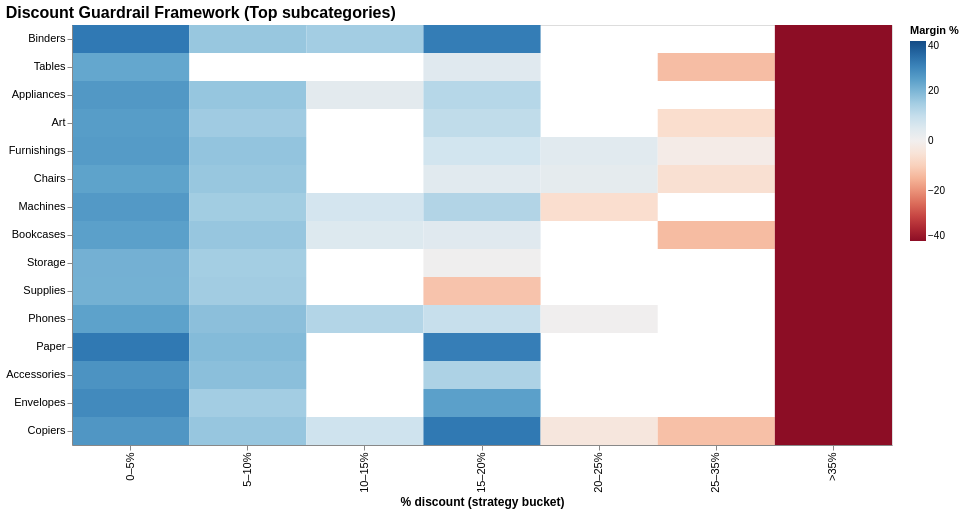

The code cell stored with this chart in its notebook:
### Code cell
# =========================
# Discount Guardrail Heatmap (Altair) — POLISHED VERSION
# Upgrades:
# 1) Strategy bins: 0–5, 5–10, 10–15, 15–20, 20–25, 25–35, >35
# 2) Stable cells only (min orders/sales)
# 3) Diverging color centered at 0 + CLAMP domain to avoid outliers dominating
# 4) Sort subcategories by sensitivity at >35% (worst first)
# =========================

import numpy as np
import pandas as pd
import altair as alt

alt.data_transformers.disable_max_rows()

df_f = df.copy()
df_f["discount"] = pd.to_numeric(df_f["discount"], errors="coerce")

# ---- 1) bins ----
bins   = [0, 0.05, 0.10, 0.15, 0.20, 0.25, 0.35, 1.00]
labels = ["0–5%", "5–10%", "10–15%", "15–20%", "20–25%", "25–35%", ">35%"]

df_f["disc_bin"] = pd.cut(df_f["discount"], bins=bins, labels=labels, include_lowest=True)

# ---- 2) aggregate ----
disc = (
    df_f.groupby(["sub_category", "disc_bin"], as_index=False)
        .agg(
            sales=("sales", "sum"),
            profit=("profit", "sum"),
            orders=("order_id", "nunique"),
        )
)

disc["margin_pct"] = np.where(disc["sales"] != 0, disc["profit"] / disc["sales"] * 100, np.nan)
disc = disc.dropna(subset=["margin_pct", "disc_bin"])

# ---- 3) stability filter (tune as needed) ----
MIN_ORDERS = 20
MIN_SALES  = 3000
disc = disc[(disc["orders"] >= MIN_ORDERS) & (disc["sales"] >= MIN_SALES)].copy()

# ---- 4) keep Top subcats by sales (avoid clutter) ----
TOP_N = 15
top_subcats = (
    df_f.groupby("sub_category")["sales"].sum()
        .sort_values(ascending=False)
        .head(TOP_N)
        .index
)
disc_top = disc[disc["sub_category"].isin(top_subcats)].copy()

# Altair-safe (no category/interval issues)
disc_top["disc_bin"] = disc_top["disc_bin"].astype(str)

# ---- 5) sort rows by sensitivity in >35% bucket (worst margin first) ----
sens = disc_top[disc_top["disc_bin"] == ">35%"][["sub_category", "margin_pct"]].copy()

if len(sens) > 0:
    row_order = sens.sort_values("margin_pct")["sub_category"].tolist()
else:
    # fallback: sort by total sales desc if >35% has no data
    row_order = (
        df_f.groupby("sub_category")["sales"].sum()
            .loc[top_subcats]
            .sort_values(ascending=False)
            .index
            .tolist()
    )

# ---- 6) polished heatmap ----
# CLAMP domain so one extreme (e.g. -80%) doesn't flatten everything
CLAMP = 40  # show -40% to +40% clearly
disc_top["margin_clamped"] = disc_top["margin_pct"].clip(-CLAMP, CLAMP)

heatmap = (
    alt.Chart(disc_top)
    .mark_rect()
    .encode(
        x=alt.X("disc_bin:N", sort=labels, title="% discount (strategy bucket)"),
        y=alt.Y("sub_category:N", sort=row_order, title=None),
        color=alt.Color(
            "margin_clamped:Q",
            title="Margin %",
            scale=alt.Scale(scheme="redblue", domain=[-CLAMP, CLAMP], domainMid=0)
        ),
        tooltip=[
            alt.Tooltip("sub_category:N", title="Subcategory"),
            alt.Tooltip("disc_bin:N", title="Discount bucket"),
            alt.Tooltip("orders:Q", format=",.0f", title="# Orders"),
            alt.Tooltip("sales:Q", format=",.0f", title="Sales"),
            alt.Tooltip("profit:Q", format=",.0f", title="Profit"),
            alt.Tooltip("margin_pct:Q", format=".2f", title="Margin % (raw)"),
        ]
    )
    .properties(width=820, height=420, title="Discount Guardrail Framework (Top subcategories)")
    .configure_title(anchor="start", fontSize=16)
    .configure_axis(labelFontSize=11, titleFontSize=12)
)

heatmap

### Figure 1 — Vega-Lite specification as saved in the notebook (floating-point values rounded to 4 significant figures)
{"config": {"view": {"continuousWidth": 300, "continuousHeight": 300}, "axis": {"labelFontSize": 11, "titleFontSize": 12}, "title": {"anchor": "start", "fontSize": 16}}, "data": {"name": "data-4c6e58a5ba817a28998e9ced03dd009a"}, "mark": {"type": "rect"}, "encoding": {"color": {"field": "margin_clamped", "scale": {"domain": [-40, 40], "domainMid": 0, "scheme": "redblue"}, "title": "Margin %", "type": "quantitative"}, "tooltip": [{"field": "sub_category", "title": "Subcategory", "type": "nominal"}, {"field": "disc_bin", "title": "Discount bucket", "type": "nominal"}, {"field": "orders", "format": ",.0f", "title": "# Orders", "type": "quantitative"}, {"field": "sales", "format": ",.0f", "title": "Sales", "type": "quantitative"}, {"field": "profit", "format": ",.0f", "title": "Profit", "type": "quantitative"}, {"field": "margin_pct", "format": ".2f", "title": "Margin % (raw)", "type": "quantitative"}], "x": {"field": "disc_bin", "sort": ["0–5%", "5–10%", "10–15%", "15–20%", "20–25%", "25–35%", ">35%"], "title": "% discount (strategy bucket)", "type": "nominal"}, "y": {"field": "sub_category", "sort": ["Binders", "Tables", "Appliances", "Art", "Furnishings", "Chairs", "Machines", "Bookcases", "Storage", "Supplies", "Phones", "Paper", "Accessories", "Envelopes", "Copiers"], "title": null, "type": "nominal"}}, "height": 420, "title": "Discount Guardrail Framework (Top subcategories)", "width": 820, "$schema": "https://vega.github.io/schema/vega-lite/v6.1.0.json", "datasets": {"data-4c6e58a5ba817a28998e9ced03dd009a": [{"sub_category": "Accessories", "disc_bin": "0–5%", "sales": 554447, "profit": 149200.0, "orders": 1842, "margin_pct": 26.91, "margin_clamped": 26.91}, {"sub_category": "Accessories", "disc_bin": "5–10%", "sales": 53219, "profit": 9687.0, "orders": 166, "margin_pct": 18.2, "margin_clamped": 18.2}, {"sub_category": "Accessories", "disc_bin": "15–20%", "sales": 59754, "profit": 8122.0, "orders": 329, "margin_pct": 13.59, "margin_clamped": 13.59}, {"sub_category": "Accessories", "disc_bin": ">35%", "sales": 81887, "profit": -37400.0, "orders": 552, "margin_pct": -45.67, "margin_clamped": -40.0}, {"sub_category": "Appliances", "disc_bin": "0–5%", "sales": 586167, "profit": 151900.0, "orders": 940, "margin_pct": 25.92, "margin_clamped": 25.92}, {"sub_category": "Appliances", "disc_bin": "5–10%", "sales": 196315, "profit": 33150.0, "orders": 224, "margin_pct": 16.89, "margin_clamped": 16.89}, {"sub_category": "Appliances", "disc_bin": "10–15%", "sales": 18145, "profit": 673.8, "orders": 20, "margin_pct": 3.714, "margin_clamped": 3.714}, {"sub_category": "Appliances", "disc_bin": "15–20%", "sales": 114624, "profit": 14000.0, "orders": 214, "margin_pct": 12.22, "margin_clamped": 12.22}, {"sub_category": "Appliances", "disc_bin": ">35%", "sales": 95830, "profit": -58090.0, "orders": 289, "margin_pct": -60.62, "margin_clamped": -40.0}, {"sub_category": "Art", "disc_bin": "0–5%", "sales": 294007, "profit": 73530.0, "orders": 3008, "margin_pct": 25.01, "margin_clamped": 25.01}, {"sub_category": "Art", "disc_bin": "5–10%", "sales": 21433, "profit": 3346.0, "orders": 190, "margin_pct": 15.61, "margin_clamped": 15.61}, {"sub_category": "Art", "disc_bin": "15–20%", "sales": 14182, "profit": 1518.0, "orders": 338, "margin_pct": 10.7, "margin_clamped": 10.7}, {"sub_category": "Art", "disc_bin": "25–35%", "sales": 8734, "profit": -596.5, "orders": 94, "margin_pct": -6.83, "margin_clamped": -6.83}, {"sub_category": "Art", "disc_bin": ">35%", "sales": 33807, "profit": -19840.0, "orders": 739, "margin_pct": -58.69, "margin_clamped": -40.0}, {"sub_category": "Binders", "disc_bin": "0–5%", "sales": 282499, "profit": 89850.0, "orders": 3135, "margin_pct": 31.81, "margin_clamped": 31.81}, {"sub_category": "Binders", "disc_bin": "5–10%", "sales": 18085, "profit": 3012.0, "orders": 222, "margin_pct": 16.66, "margin_clamped": 16.66}, {"sub_category": "Binders", "disc_bin": "10–15%", "sales": 4007, "profit": 605.5, "orders": 58, "margin_pct": 15.11, "margin_clamped": 15.11}, {"sub_category": "Binders", "disc_bin": "15–20%", "sales": 99376, "profit": 30890.0, "orders": 720, "margin_pct": 31.08, "margin_clamped": 31.08}, {"sub_category": "Binders", "disc_bin": ">35%", "sales": 57985, "profit": -51910.0, "orders": 1263, "margin_pct": -89.52, "margin_clamped": -40.0}, {"sub_category": "Bookcases", "disc_bin": "0–5%", "sales": 769439, "profit": 187900.0, "orders": 1063, "margin_pct": 24.42, "margin_clamped": 24.42}, {"sub_category": "Bookcases", "disc_bin": "5–10%", "sales": 342936, "profit": 57460.0, "orders": 401, "margin_pct": 16.75, "margin_clamped": 16.75}, {"sub_category": "Bookcases", "disc_bin": "10–15%", "sales": 27560, "profit": 1419.0, "orders": 51, "margin_pct": 5.149, "margin_clamped": 5.149}, {"sub_category": "Bookcases", "disc_bin": "15–20%", "sales": 123493, "profit": 5599.0, "orders": 225, "margin_pct": 4.534, "margin_clamped": 4.534}, {"sub_category": "Bookcases", "disc_bin": "25–35%", "sales": 37445, "profit": -5062.0, "orders": 70, "margin_pct": -13.52, "margin_clamped": -13.52}, {"sub_category": "Bookcases", "disc_bin": ">35%", "sales": 165686, "profit": -85370.0, "orders": 474, "margin_pct": -51.53, "margin_clamped": -40.0}, {"sub_category": "Chairs", "disc_bin": "0–5%", "sales": 638798, "profit": 152500.0, "orders": 1246, "margin_pct": 23.88, "margin_clamped": 23.88}, {"sub_category": "Chairs", "disc_bin": "5–10%", "sales": 306047, "profit": 50720.0, "orders": 476, "margin_pct": 16.57, "margin_clamped": 16.57}, {"sub_category": "Chairs", "disc_bin": "15–20%", "sales": 264748, "profit": 11170.0, "orders": 617, "margin_pct": 4.218, "margin_clamped": 4.218}, {"sub_category": "Chairs", "disc_bin": "20–25%", "sales": 40602, "profit": 1269.0, "orders": 68, "margin_pct": 3.127, "margin_clamped": 3.127}, {"sub_category": "Chairs", "disc_bin": "25–35%", "sales": 133907, "profit": -8222.0, "orders": 298, "margin_pct": -6.14, "margin_clamped": -6.14}, {"sub_category": "Chairs", "disc_bin": ">35%", "sales": 117580, "profit": -65480.0, "orders": 486, "margin_pct": -55.69, "margin_clamped": -40.0}, {"sub_category": "Copiers", "disc_bin": "0–5%", "sales": 982117, "profit": 258400.0, "orders": 1288, "margin_pct": 26.31, "margin_clamped": 26.31}, {"sub_category": "Copiers", "disc_bin": "5–10%", "sales": 204885, "profit": 34350.0, "orders": 238, "margin_pct": 16.77, "margin_clamped": 16.77}, {"sub_category": "Copiers", "disc_bin": "10–15%", "sales": 92517, "profit": 7865.0, "orders": 118, "margin_pct": 8.501, "margin_clamped": 8.501}, {"sub_category": "Copiers", "disc_bin": "15–20%", "sales": 56160, "profit": 17880.0, "orders": 37, "margin_pct": 31.84, "margin_clamped": 31.84}, {"sub_category": "Copiers", "disc_bin": "20–25%", "sales": 16213, "profit": -595.3, "orders": 39, "margin_pct": -3.672, "margin_clamped": -3.672}, {"sub_category": "Copiers", "disc_bin": "25–35%", "sales": 22872, "profit": -2932.0, "orders": 38, "margin_pct": -12.82, "margin_clamped": -12.82}, {"sub_category": "Copiers", "disc_bin": ">35%", "sales": 134675, "profit": -56410.0, "orders": 363, "margin_pct": -41.89, "margin_clamped": -40.0}, {"sub_category": "Envelopes", "disc_bin": "0–5%", "sales": 126075, "profit": 36100.0, "orders": 1504, "margin_pct": 28.64, "margin_clamped": 28.64}, {"sub_category": "Envelopes", "disc_bin": "5–10%", "sales": 10582, "profit": 1592.0, "orders": 126, "margin_pct": 15.05, "margin_clamped": 15.05}, {"sub_category": "Envelopes", "disc_bin": "15–20%", "sales": 9576, "profit": 2333.0, "orders": 161, "margin_pct": 24.37, "margin_clamped": 24.37}, {"sub_category": "Envelopes", "disc_bin": ">35%", "sales": 24693, "profit": -10430.0, "orders": 520, "margin_pct": -42.23, "margin_clamped": -40.0}, {"sub_category": "Furnishings", "disc_bin": "0–5%", "sales": 255125, "profit": 64760.0, "orders": 1720, "margin_pct": 25.38, "margin_clamped": 25.38}, {"sub_category": "Furnishings", "disc_bin": "5–10%", "sales": 22981, "profit": 3967.0, "orders": 125, "margin_pct": 17.26, "margin_clamped": 17.26}, {"sub_category": "Furnishings", "disc_bin": "15–20%", "sales": 32427, "profit": 2593.0, "orders": 274, "margin_pct": 7.997, "margin_clamped": 7.997}, {"sub_category": "Furnishings", "disc_bin": "20–25%", "sales": 8566, "profit": 361.3, "orders": 49, "margin_pct": 4.218, "margin_clamped": 4.218}, {"sub_category": "Furnishings", "disc_bin": "25–35%", "sales": 22838, "profit": -351.7, "orders": 170, "margin_pct": -1.54, "margin_clamped": -1.54}, {"sub_category": "Furnishings", "disc_bin": ">35%", "sales": 43672, "profit": -24360.0, "orders": 630, "margin_pct": -55.79, "margin_clamped": -40.0}, {"sub_category": "Machines", "disc_bin": "0–5%", "sales": 413943, "profit": 106500.0, "orders": 721, "margin_pct": 25.72, "margin_clamped": 25.72}, {"sub_category": "Machines", "disc_bin": "5–10%", "sales": 66981, "profit": 10190.0, "orders": 122, "margin_pct": 15.21, "margin_clamped": 15.21}, {"sub_category": "Machines", "disc_bin": "10–15%", "sales": 77133, "profit": 5865.0, "orders": 124, "margin_pct": 7.604, "margin_clamped": 7.604}, {"sub_category": "Machines", "disc_bin": "15–20%", "sales": 70523, "profit": 9094.0, "orders": 95, "margin_pct": 12.9, "margin_clamped": 12.9}, {"sub_category": "Machines", "disc_bin": "20–25%", "sales": 13995, "profit": -949.1, "orders": 29, "margin_pct": -6.782, "margin_clamped": -6.782}, {"sub_category": "Machines", "disc_bin": ">35%", "sales": 132739, "profit": -72130.0, "orders": 326, "margin_pct": -54.34, "margin_clamped": -40.0}, {"sub_category": "Paper", "disc_bin": "0–5%", "sales": 177910, "profit": 56730.0, "orders": 2063, "margin_pct": 31.88, "margin_clamped": 31.88}, {"sub_category": "Paper", "disc_bin": "5–10%", "sales": 16820, "profit": 3208.0, "orders": 172, "margin_pct": 19.07, "margin_clamped": 19.07}, {"sub_category": "Paper", "disc_bin": "15–20%", "sales": 29515, "profit": 9099.0, "orders": 518, "margin_pct": 30.83, "margin_clamped": 30.83}, {"sub_category": "Paper", "disc_bin": ">35%", "sales": 20062, "profit": -9825.0, "orders": 481, "margin_pct": -48.97, "margin_clamped": -40.0}, {"sub_category": "Phones", "disc_bin": "0–5%", "sales": 1000426, "profit": 240200.0, "orders": 1577, "margin_pct": 24.01, "margin_clamped": 24.01}, {"sub_category": "Phones", "disc_bin": "5–10%", "sales": 146367, "profit": 26540.0, "orders": 195, "margin_pct": 18.13, "margin_clamped": 18.13}, {"sub_category": "Phones", "disc_bin": "10–15%", "sales": 86675, "profit": 10950.0, "orders": 141, "margin_pct": 12.63, "margin_clamped": 12.63}, {"sub_category": "Phones", "disc_bin": "15–20%", "sales": 270592, "profit": 26070.0, "orders": 596, "margin_pct": 9.634, "margin_clamped": 9.634}, {"sub_category": "Phones", "disc_bin": "20–25%", "sales": 24900, "profit": 118.9, "orders": 37, "margin_pct": 0.4775, "margin_clamped": 0.4775}, {"sub_category": "Phones", "disc_bin": ">35%", "sales": 177914, "profit": -87190.0, "orders": 588, "margin_pct": -49.01, "margin_clamped": -40.0}, {"sub_category": "Storage", "disc_bin": "0–5%", "sales": 622158, "profit": 131600.0, "orders": 2357, "margin_pct": 21.15, "margin_clamped": 21.15}, {"sub_category": "Storage", "disc_bin": "5–10%", "sales": 259814, "profit": 38740.0, "orders": 798, "margin_pct": 14.91, "margin_clamped": 14.91}, {"sub_category": "Storage", "disc_bin": "15–20%", "sales": 119998, "profit": 915.5, "orders": 514, "margin_pct": 0.763, "margin_clamped": 0.763}, {"sub_category": "Storage", "disc_bin": ">35%", "sales": 125154, "profit": -62800.0, "orders": 873, "margin_pct": -50.18, "margin_clamped": -40.0}, {"sub_category": "Supplies", "disc_bin": "0–5%", "sales": 174952, "profit": 36900.0, "orders": 1499, "margin_pct": 21.09, "margin_clamped": 21.09}, {"sub_category": "Supplies", "disc_bin": "5–10%", "sales": 18498, "profit": 2830.0, "orders": 153, "margin_pct": 15.3, "margin_clamped": 15.3}, {"sub_category": "Supplies", "disc_bin": "15–20%", "sales": 20076, "profit": -2447.0, "orders": 136, "margin_pct": -12.19, "margin_clamped": -12.19}, {"sub_category": "Supplies", "disc_bin": ">35%", "sales": 29564, "profit": -14700.0, "orders": 493, "margin_pct": -49.73, "margin_clamped": -40.0}, {"sub_category": "Tables", "disc_bin": "0–5%", "sales": 261807, "profit": 60450.0, "orders": 203, "margin_pct": 23.09, "margin_clamped": 23.09}, {"sub_category": "Tables", "disc_bin": "15–20%", "sales": 157721, "profit": 7216.0, "orders": 180, "margin_pct": 4.575, "margin_clamped": 4.575}, {"sub_category": "Tables", "disc_bin": "25–35%", "sales": 158906, "profit": -21080.0, "orders": 156, "margin_pct": -13.27, "margin_clamped": -13.27}, {"sub_category": "Tables", "disc_bin": ">35%", "sales": 175119, "profit": -111500.0, "orders": 294, "margin_pct": -63.65, "margin_clamped": -40.0}]}}
